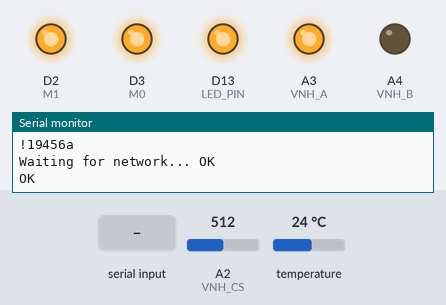
The sketch below on a simulated Arduino MKR. On the bench: output pins drawn as LEDs (lit = HIGH), the last lines printed to the serial monitor. The inputs (shaded band) are chosen by the test bench; at power-on: A2 (VNH_CS) = 512, temperature 24 °C. The local clock reads 2024-03-15 10:24:30 at power-on unless the sketch sets it; storage starts empty; the modem accepts every AT command (registered, SIM ready, sends succeed) and sends nothing else.

Above: at 1.8 s.
1.9 s: "\"" received over the second serial link
3.5 s: "90,45\n" received over the second serial link
At 5.2 s:
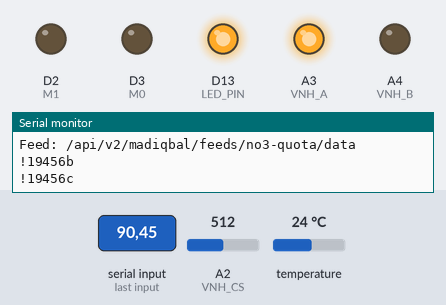
At 7.9 s:
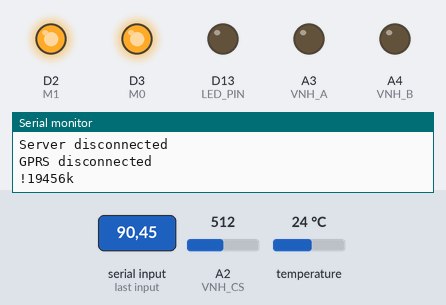
Timing chart, 0 to 9.4 s (numbered marks = the images above; inputs shaded):
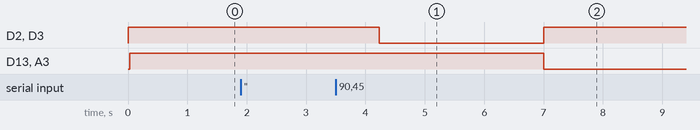

Measured:
- after the input at 3.5 s, D2 (M1), D3 (M0): HIGH → LOW after 0.73 s, → HIGH 2.8 s later; D13 (LED_PIN), A3 (VNH_A): HIGH → LOW after 3.5 s

The sketch:

Master_Full_Mix_v3_REST_API.ino
```cpp
#include <OneWire.h>

//#include <Arduino.h>
//#include "wiring_private.h"
//#include <Adafruit_ADS1015.h>
// Date and time functions using a DS1307 RTC connected via I2C and Wire lib
#include <Wire.h>
#include "RTClib.h"
#define LED_PIN 13

#define VNH_A   A3
#define VNH_B   A4
#define VNH_CS  A2
#define M0      3
#define M1      2
#define AUX     4
#define SENSOR  A0
#define BAT     A8

#define MAX_TX_SIZE 58
#include "Queue.h":
Queue<char> queue(MAX_TX_SIZE * 3);

#define DATA_PRESSURE '@'
#define DATA_CURSENSOR '#'

RTC_DS1307 rtc;

OneWire  ds(A10);  // on pin 10 (a 4.7K resistor is necessary)

#include <SPI.h>
#include <SD.h>

const int chipSelect = 53;

#define AIO_SERVER      "io.adafruit.com"
#define AIO_USERNAME    "madiqbal"
#define AIO_KEY         "3134c50dd40d4187a7df32b87cd3c51f"

// Select your modem:
#define TINY_GSM_MODEM_SIM800
// Use Hardware Serial on Mega, Leonardo, Micro
#define SerialAT Serial1
// Your GPRS credentials
// Leave empty, if missing user or pass
const char apn[]  = "internet";
const char user[] = "";
const char pass[] = "";


// Name of the server we want to connect to
const char server[]   = "io.adafruit.com";
const int  port       = 80;
const char resource[] = "/api/v2/madiqbal/feeds";
const char feedPressureBar[] = "/no3-pressure-bar/data";
const char feedPressurePsi[] = "/no3-pressure-psi/data";
const char feedCurSensor[] = "/no3-cursensor/data";
const char feedBatVoltage[] = "/no3-batvoltage/data";
const char feedTempCels[] = "/no3-tempcels/data";
const char feedQuota[] = "/no3-quota/data";

#include <TinyGsmClient.h>
#include <ArduinoHttpClient.h>

#ifdef DUMP_AT_COMMANDS
  #include <StreamDebugger.h>
  StreamDebugger debugger(SerialAT, Serial);
  TinyGsm modem(debugger);
#else
  TinyGsm modem(SerialAT);
#endif

TinyGsmClient client(modem);
HttpClient http(client, server, port);

// How many transmission failures in a row we're willing to be ok with before reset
uint8_t txfailures = 0;
#define MAXTXFAILURES 10

float Voltage = 0.0;
const int avgSamples = 1; //DISABLED

float sensorValue = 0;

float sensitivity = 100.0 / 500.0; //100mA per 500mV = 0.2
float Vref = 2500; // Output voltage with no current: ~ 2500mV or 2.5V

void setup() {

  pinMode(LED_PIN, OUTPUT);

  pinMode(VNH_A, OUTPUT);
  pinMode(VNH_B, OUTPUT);
  pinMode(M0, OUTPUT);
  pinMode(M1, OUTPUT);
  pinMode(AUX, INPUT);
  pinMode(SENSOR, INPUT);
  digitalWrite(LED_PIN, LOW);

  Serial.begin(9600);

  SerialAT.begin(9600); //Serial1
  //Serial2.begin(9600);
  //Serial3.begin(9600);

  digitalWrite(VNH_A, LOW);
  digitalWrite(VNH_B, LOW);
  digitalWrite(M0, HIGH);
  digitalWrite(M1, HIGH);

  if (! rtc.begin()) {
    Serial.println("Couldn't find RTC");
  }

  if (! rtc.isrunning()) {
    Serial.println("RTC is NOT running!");
    rtc.adjust(DateTime(F(__DATE__), F(__TIME__)));
  }

   if (!SD.begin(chipSelect)) {
     Serial.println("Card failed, or not present");
   }else{
    Serial.println("card initialized.");
   }
}

float pressureData;
int tempTime = 0;
int waitTime = 60;
int timeCounter = waitTime;
bool firstRun = true;
bool uploadOK;
float batVoltData;
float pressure_barData;
float pressure_psiData;
float vnh_curData;
float vnh_totalData;
float temp_Data;
uint32_t batVoltDataInt;
uint32_t pressure_barDataInt;
uint32_t pressure_psiDataInt;
uint32_t vnh_curDataInt;
uint32_t temp_DataInt;
char logBuf[12];
char fileName[24];
int retryLimit = 10;
int retryCount;
char buf[36];
char append[12];
char quotaBuf[8];
uint32_t quotaData;

int readLoraTimeStart = 0;
int readLoraTimeEnd = 15;

void loop() {

  digitalWrite(LED_PIN, LOW);

  DateTime now = rtc.now();
  if (firstRun){
    tempTime = now.second();
    firstRun = false;
  }
  tempTime = now.second()-tempTime;
  if(tempTime<0)tempTime = 1;
  if(tempTime == 1){
    Serial.print("RTC Count: ");
    Serial.println(timeCounter);
  }
  timeCounter += tempTime;
  tempTime = now.second();
  //Serial.print(timeCounter);
  if(timeCounter >= waitTime){
    timeCounter = 0;
    //while(!Serial3.available());
    //waitLoraData();
    //return;

    //sprintf(fileName, "C%04d%02d%02d.txt",now.year(),now.month(),now.day());
    sprintf(fileName, "%04d%02d%02d.txt",now.year(),now.month(),now.day());
    Serial.println(fileName);
    File dataFile = SD.open(fileName, FILE_WRITE);
    vnh_totalData = 0;
    if (dataFile) {
      sprintf(logBuf, "@%02d%02d%02d",now.hour(),now.minute(),now.second());
      dataFile.print(logBuf);
      // print to the serial port too:
      Serial.println(logBuf);
    }
    vnh_curData = getVNHCurrentSensor();
    vnh_totalData += vnh_curData;
    vnh_curDataInt = (uint32_t) vnh_curData;
    sprintf(logBuf, "!%da", vnh_curDataInt);
    if (dataFile) {
      dataFile.print(logBuf);
      // print to the serial port too:
      Serial.println(logBuf);
    }

    digitalWrite(LED_PIN, HIGH);
    digitalWrite(VNH_A, HIGH);
    digitalWrite(VNH_B, LOW);

    delay(1000);
    modem.init();
    Serial.print(F("Waiting for network..."));
    if (!modem.waitForNetwork()) {
      Serial.println(" Network fail");
      delay(1000);
      return;
    }
    Serial.println(" OK");

    quotaData = getRemainingQuota();
    Serial.print("Remaining balance: ");
    Serial.println(quotaData);

    Serial.print(F("Waiting for network..."));
    if (!modem.waitForNetwork()) {
      Serial.println(" Network fail");
      delay(1000);
      return;
    }
    Serial.print(F("Connecting to "));
    Serial.print(apn);
    if (!modem.gprsConnect(apn, user, pass)) {
      Serial.println(" GPRS fail");
      delay(1000);
      return;
    }
    Serial.println(" OK");
    // if you get a connection, report back via serial:
    if (client.connect(server, port)) {
      Serial.print("Connected to ");
      Serial.println(server);

      retryCount = 0;

      uploadData(buf, feedQuota,quotaData);

      vnh_curData = getVNHCurrentSensor();
      vnh_totalData += vnh_curData;
      vnh_curDataInt = (uint32_t) vnh_curData;
      sprintf(logBuf, "!%db", vnh_curDataInt);
      if (dataFile) {
        dataFile.print(logBuf);
        // print to the serial port too:
        Serial.println(logBuf);
      }

      vnh_curData = getVNHCurrentSensor();
      vnh_totalData += vnh_curData;
      vnh_curDataInt = (uint32_t) vnh_curData;
      sprintf(logBuf, "!%dc", vnh_curDataInt);
      if (dataFile) {
        dataFile.print(logBuf);
        // print to the serial port too:
        Serial.println(logBuf);
      }

      digitalWrite(M0, LOW);
      digitalWrite(M1, LOW);
      delay(2000);

      vnh_curData = getVNHCurrentSensor();
      vnh_totalData += vnh_curData;
      vnh_curDataInt = (uint32_t) vnh_curData;
      sprintf(logBuf, "!%dd", vnh_curDataInt);
      if (dataFile) {
        dataFile.print(logBuf);
        // print to the serial port too:
        Serial.println(logBuf);
      }

      batVoltData = getBattery();
      batVoltDataInt = (int) batVoltData;

      temp_Data = getTemp();
      if(temp_Data == -1000)temp_Data = 0;
      temp_DataInt = (uint32_t) temp_Data;
      Serial.print("temp = ");
      Serial.println(temp_Data);

      vnh_curData = getVNHCurrentSensor();
      vnh_totalData += vnh_curData;
      vnh_curDataInt = (uint32_t) vnh_totalData/5;

      vnh_curData = getVNHCurrentSensor();
      vnh_totalData += vnh_curData;
      vnh_curDataInt = (uint32_t) vnh_curData;
      sprintf(logBuf, "!%de", vnh_curDataInt);
      if (dataFile) {
        dataFile.print(logBuf);
        // print to the serial port too:
        Serial.println(logBuf);
      }

      uploadData(buf, feedBatVoltage,batVoltDataInt);

      vnh_curData = getVNHCurrentSensor();
      vnh_totalData += vnh_curData;
      vnh_curDataInt = (int) vnh_curData;
      sprintf(logBuf, "!%df", vnh_curDataInt);
      if (dataFile) {
        dataFile.print(logBuf);
        // print to the serial port too:
        Serial.println(logBuf);
      }

      uploadData(buf, feedTempCels,temp_DataInt);

      vnh_curData = getVNHCurrentSensor();
      vnh_totalData += vnh_curData;
      vnh_curDataInt = (uint32_t) vnh_curData;
      sprintf(logBuf, "!%dg", vnh_curDataInt);
      if (dataFile) {
        dataFile.print(logBuf);
        // print to the serial port too:
        Serial.println(logBuf);
      }

      pressureData = getPressure();
      Serial.print(F("\nWater Pressure val: "));
      Serial.println(pressureData);
      pressure_barData = ((pressureData - 0.5) / 4.0) * 12.0;

      if(pressureData== -1)pressure_barData=0.0;

      pressure_barData *= 1000.0;
      pressure_barDataInt = (uint32_t) pressure_barData;
      Serial.print("Pressure (bar): ");
      Serial.println(pressure_barData);

      uploadData(buf, feedPressureBar,pressure_barDataInt);

      vnh_curData = getVNHCurrentSensor();
      vnh_totalData += vnh_curData;
      vnh_curDataInt = (uint32_t) vnh_curData;
      sprintf(logBuf, "!%dh", vnh_curDataInt);
      if (dataFile) {
        dataFile.print(logBuf);
        // print to the serial port too:
        Serial.println(logBuf);
      }

      pressure_psiData = pressure_barData * 14.5038;
      pressure_psiDataInt = (uint32_t) pressure_psiData;
      Serial.print("Pressure (psi): ");
      Serial.println(pressure_psiData);

      uploadData(buf, feedPressurePsi, pressure_psiDataInt);

      vnh_curData = getVNHCurrentSensor();
      vnh_totalData += vnh_curData;
      vnh_curDataInt = (uint32_t) vnh_curData;
      sprintf(logBuf, "!%di", vnh_curDataInt);
      if (dataFile) {
        dataFile.print(logBuf);
        // print to the serial port too:
        Serial.println(logBuf);
      }

      vnh_curDataInt = (uint32_t) vnh_totalData/9;
      uploadData(buf, feedCurSensor,vnh_curDataInt);

      //bool waitMoreData = true;

      /*while(waitMoreData){
        Serial.println("Waiting for data...");
        delay(2000);
        waitLoraData();
      }*/

      vnh_curData = getVNHCurrentSensor();
      vnh_curDataInt = (uint32_t) vnh_curData;
      sprintf(logBuf, "!%dj", vnh_curDataInt);
      if (dataFile) {
        dataFile.print(logBuf);
        // print to the serial port too:
        Serial.println(logBuf);
      }

      client.stop();
      Serial.println("Server disconnected");

      modem.gprsDisconnect();
      Serial.println("GPRS disconnected");

    } else {
      // if you didn't get a connection to the server:
      Serial.println("Connection failed");
    }
    tempTime = now.second();

    digitalWrite(LED_PIN, LOW);

    digitalWrite(VNH_A, LOW);
    digitalWrite(VNH_B, LOW);

    digitalWrite(M0, HIGH);
    digitalWrite(M1, HIGH);

    vnh_curData = getVNHCurrentSensor();
    vnh_curDataInt = (uint32_t) vnh_curData;
    sprintf(logBuf, "!%dk", vnh_curDataInt);
    if (dataFile) {
      dataFile.println(logBuf);
      dataFile.close();
      // print to the serial port too:
      Serial.println(logBuf);
    }
  }
}

float getPressure(){
  int count = 10;
  int waitLimit = 100;
  int waitCount = 0;
  int dataRead;
  int total = 0;
  float average;
  float voltage;

  dataRead = analogRead(SENSOR); //Serial3.read();

  voltage = dataRead * 5.0 / 1024.0;
  Serial.print("Voltage (volt): ");
  Serial.println(voltage);
  if(voltage<0.5 || voltage >4.5)return -1;

  return voltage;
}

float getBattery(){
  int dataRead;
  float voltage;

  dataRead = analogRead(BAT);

  voltage = dataRead * 5.0 * 1000.0 / 1024.0;

  return voltage;
}

float getVNHCurrentSensor()
{
  int adc2;

  adc2 = analogRead(VNH_CS); //ads.readADC_SingleEnded(2);

  float current = adc2 * 38;
  return current;
}

float getTemp(){
  //returns the temperature from one DS18S20 in DEG Celsius

  byte data[12];
  byte addr[8];

  if ( !ds.search(addr)) {
    //no more sensors on chain, reset search
    ds.reset_search();
    return -1000;
  }

  if ( OneWire::crc8( addr, 7) != addr[7]) {
    Serial.println("CRC is not valid!");
    return -1000;
  }

  if ( addr[0] != 0x10 && addr[0] != 0x28) {
    Serial.print("Device is not recognized");
    return -1000;
  }

  ds.reset();
  ds.select(addr);
  ds.write(0x44,1); // start conversion, with parasite power on at the end

  delay(750); // Wait for temperature conversion to complete

  byte present = ds.reset();
  ds.select(addr);
  ds.write(0xBE); // Read Scratchpad


  for (int i = 0; i < 9; i++) { // we need 9 bytes
    data[i] = ds.read();
  }

  ds.reset_search();

  byte MSB = data[1];
  byte LSB = data[0];

  float tempRead = ((MSB << 8) | LSB); //using two's compliment
  float TemperatureSum = tempRead / 16;

  return TemperatureSum;

}

void packData(char *buf, uint32_t data){
  strcpy(buf,"{\"datum\":{\"value\":\"");
  sprintf(append,"%u",data);
  strcat(buf,append);
  strcat(buf,"\"}}");
}

void uploadData(char *buf, char *feedName, uint32_t data){
  packData(buf,data);
  Serial.print("Sent data: ");
  Serial.println(buf);
  Serial.print("Data size: ");
  Serial.println(strlen(buf));
  Serial.print("Feed: ");
  Serial.print(resource);
  Serial.println(feedName);
  // Make a HTTP request:
  client.print("POST ");
  client.print(resource);
  client.print(feedName);
  client.println(" HTTP/1.1");
  client.print("Host: ");
  client.println(server);

  client.print("Content-Length: ");
  client.println(strlen(buf));
  client.println("Content-Type: application/json");
  client.print("X-AIO-Key: ");
  client.println(AIO_KEY);
  client.println();// important need an empty line here

  client.println(buf);
}

uint32_t getRemainingQuota(){
  int timeout = 60;
  int index = 0;
  char c;
  bool dataStart = false;
  bool numFound = false;
  SerialAT.println("AT+CUSD=1,\"*888*3*2#\"");

  while(timeout--){
    if(index >= 7){
      break;
    }
    while(SerialAT.available()){
      c = SerialAT.read();
      Serial.print(c);
      if(dataStart == false){
        if(c == '"'){
          dataStart = true;
        }
        continue;
      }
      if(c < '0' || c > '9'){
        if(numFound){
          timeout = 0;
          break;
        }
        continue;
      }
      if(numFound == false){
        numFound = true;
      }
      quotaBuf[index] = c;
      index++;
    }
    if(timeout==0){
      break;
    }
    delay(1000);
  }
  quotaBuf[index] = 0;

  Serial.print("quotaBuf: ");
  Serial.println(quotaBuf);

  return atoi(quotaBuf);
}
```

Queue.h
```cpp
/*
 * Queue.h
 *
 * By Steven de Salas
 *
 * Defines a templated (generic) class for a queue of things.
 * Used for Arduino projects, just #include "Queue.h" and add this file via the IDE.
 *
 * Examples:
 *
 * Queue<char> queue(10); // Max 10 chars in this queue
 * queue.push('H');
 * queue.push('e');
 * queue.count(); // 2
 * queue.push('l');
 * queue.push('l');
 * queue.count(); // 4
 * Serial.print(queue.pop()); // H
 * Serial.print(queue.pop()); // e
 * queue.count(); // 2
 * queue.push('o');
 * queue.count(); // 3
 * Serial.print(queue.pop()); // l
 * Serial.print(queue.pop()); // l
 * Serial.print(queue.pop()); // o
 *
 * struct Point { int x; int y; }
 * Queue<Point> points(5);
 * points.push(Point{2,4});
 * points.push(Point{5,0});
 * points.count(); // 2
 *
 */

#ifndef QUEUE_H
#define QUEUE_H

#include <Arduino.h>

template<class T>
class Queue {
  private:
    int _front, _back, _count;
    T *_data;
    int _maxitems;
  public:
    Queue(int maxitems = 256) {
      _front = 0;
      _back = 0;
      _count = 0;
      _maxitems = maxitems;
      _data = new T[maxitems + 1];
    }
    ~Queue() {
      delete[] _data;
    }
    inline int count();
    inline int front();
    inline int back();
    void push(const T &item);
    T peek();
    T pop();
    void clear();
};

template<class T>
inline int Queue<T>::count()
{
  return _count;
}

template<class T>
inline int Queue<T>::front()
{
  return _front;
}

template<class T>
inline int Queue<T>::back()
{
  return _back;
}

template<class T>
void Queue<T>::push(const T &item)
{
  if(_count < _maxitems) { // Drops out when full
    _data[_back++]=item;
    ++_count;
    // Check wrap around
    if (_back > _maxitems)
      _back -= (_maxitems + 1);
  }
}

template<class T>
T Queue<T>::pop() {
  if(_count <= 0) return T(); // Returns empty
  else {
    T result = _data[_front];
    _front++;
    --_count;
    // Check wrap around
    if (_front > _maxitems)
      _front -= (_maxitems + 1);
    return result;
  }
}

template<class T>
T Queue<T>::peek() {
  if(_count <= 0) return T(); // Returns empty
  else return _data[_front];
}

template<class T>
void Queue<T>::clear()
{
  _front = _back;
  _count = 0;
}

#endif
```
